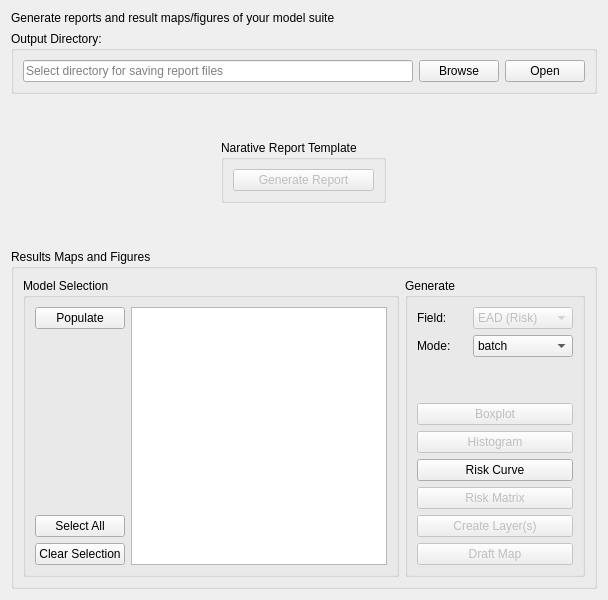
     <widget class="QWidget" name="tab_05_R">
      <attribute name="title">
       <string>Reporting</string>
      </attribute>
      <layout class="QVBoxLayout" name="verticalLayout_27">
       <item>
        <widget class="QLabel" name="label_5">
         <property name="text">
          <string>Generate reports and result maps/figures of your model suite</string>
         </property>
        </widget>
       </item>
       <item>
        <widget class="QGroupBox" name="groupBox_01wd">
         <property name="sizePolicy">
          <sizepolicy hsizetype="Expanding" vsizetype="Fixed">
           <horstretch>0</horstretch>
           <verstretch>0</verstretch>
          </sizepolicy>
         </property>
         <property name="title">
          <string>Output Directory:</string>
         </property>
         <layout class="QHBoxLayout" name="horizontalLayout_27">
          <item>
           <widget class="QLineEdit" name="lineEdit_R_outdir">
            <property name="text">
             <string/>
            </property>
            <property name="placeholderText">
             <string>Select directory for saving report files</string>
            </property>
           </widget>
          </item>
          <item>
           <widget class="QPushButton" name="pushButton_R_browse">
            <property name="text">
             <string>Browse</string>
            </property>
           </widget>
          </item>
          <item>
           <widget class="QPushButton" name="pushButton_R_open">
            <property name="text">
             <string>Open</string>
            </property>
           </widget>
          </item>
         </layout>
        </widget>
       </item>
       <item>
        <spacer name="verticalSpacer_5">
         <property name="orientation">
          <enum>Qt::Vertical</enum>
         </property>
         <property name="sizeHint" stdset="0">
          <size>
           <width>20</width>
           <height>40</height>
          </size>
         </property>
        </spacer>
       </item>
       <item alignment="Qt::AlignHCenter">
        <widget class="QGroupBox" name="groupBox_19">
         <property name="title">
          <string>Narative Report Template</string>
         </property>
         <layout class="QVBoxLayout" name="verticalLayout_30">
          <item>
           <widget class="QPushButton" name="pushButton">
            <property name="enabled">
             <bool>false</bool>
            </property>
            <property name="text">
             <string>Generate Report</string>
            </property>
           </widget>
          </item>
         </layout>
        </widget>
       </item>
       <item>
        <spacer name="verticalSpacer_3">
         <property name="orientation">
          <enum>Qt::Vertical</enum>
         </property>
         <property name="sizeHint" stdset="0">
          <size>
           <width>20</width>
           <height>40</height>
          </size>
         </property>
        </spacer>
       </item>
       <item>
        <widget class="QGroupBox" name="groupBox_11">
         <property name="title">
          <string>Results Maps and Figures</string>
         </property>
         <layout class="QVBoxLayout" name="verticalLayout_12">
          <item>
           <layout class="QHBoxLayout" name="horizontalLayout">
            <item>
             <widget class="QGroupBox" name="groupBox_7">
              <property name="title">
               <string>Model Selection</string>
              </property>
              <layout class="QHBoxLayout" name="horizontalLayout_7">
               <item>
                <layout class="QVBoxLayout" name="verticalLayout_17">
                 <item>
                  <widget class="QPushButton" name="pushButton_R_populate">
                   <property name="text">
                    <string>Populate</string>
                   </property>
                  </widget>
                 </item>
                 <item>
                  <spacer name="verticalSpacer_6">
                   <property name="orientation">
                    <enum>Qt::Vertical</enum>
                   </property>
                   <property name="sizeHint" stdset="0">
                    <size>
                     <width>20</width>
                     <height>40</height>
                    </size>
                   </property>
                  </spacer>
                 </item>
                 <item>
                  <widget class="QPushButton" name="pushButton_R_selectAll">
                   <property name="text">
                    <string>Select All</string>
                   </property>
                  </widget>
                 </item>
                 <item>
                  <widget class="QPushButton" name="pushButton_R_clear">
                   <property name="text">
                    <string>Clear Selection</string>
                   </property>
                  </widget>
                 </item>
                </layout>
               </item>
               <item>
                <widget class="QListView" name="listView_R_modelSelection">
                 <property name="toolTip">
                  <string>Select the models to include</string>
                 </property>
                 <property name="alternatingRowColors">
                  <bool>true</bool>
                 </property>
                </widget>
               </item>
              </layout>
             </widget>
            </item>
            <item alignment="Qt::AlignHCenter">
             <widget class="QGroupBox" name="groupBox_21">
              <property name="title">
               <string>Generate</string>
              </property>
              <layout class="QVBoxLayout" name="verticalLayout_31">
               <item>
                <layout class="QHBoxLayout" name="horizontalLayout_3">
                 <item>
                  <widget class="QLabel" name="label">
                   <property name="sizePolicy">
                    <sizepolicy hsizetype="Fixed" vsizetype="Preferred">
                     <horstretch>0</horstretch>
                     <verstretch>0</verstretch>
                    </sizepolicy>
                   </property>
                   <property name="minimumSize">
                    <size>
                     <width>50</width>
                     <height>0</height>
                    </size>
                   </property>
                   <property name="text">
                    <string>Field:</string>
                   </property>
                  </widget>
                 </item>
                 <item>
                  <widget class="QComboBox" name="comboBox_2">
                   <property name="enabled">
                    <bool>false</bool>
                   </property>
                   <item>
                    <property name="text">
                     <string>EAD (Risk)</string>
                    </property>
                   </item>
                  </widget>
                 </item>
                </layout>
               </item>
               <item>
                <layout class="QHBoxLayout" name="horizontalLayout_14">
                 <item>
                  <widget class="QLabel" name="label_4">
                   <property name="sizePolicy">
                    <sizepolicy hsizetype="Fixed" vsizetype="Preferred">
                     <horstretch>0</horstretch>
                     <verstretch>0</verstretch>
                    </sizepolicy>
                   </property>
                   <property name="minimumSize">
                    <size>
                     <width>50</width>
                     <height>0</height>
                    </size>
                   </property>
                   <property name="text">
                    <string>Mode:</string>
                   </property>
                  </widget>
                 </item>
                 <item>
                  <widget class="QComboBox" name="comboBox_R_mode">
                   <property name="sizePolicy">
                    <sizepolicy hsizetype="Preferred" vsizetype="Fixed">
                     <horstretch>0</horstretch>
                     <verstretch>0</verstretch>
                    </sizepolicy>
                   </property>
                   <property name="minimumSize">
                    <size>
                     <width>100</width>
                     <height>0</height>
                    </size>
                   </property>
                   <item>
                    <property name="text">
                     <string>batch</string>
                    </property>
                   </item>
                   <item>
                    <property name="text">
                     <string>aggregate</string>
                    </property>
                   </item>
                  </widget>
                 </item>
                </layout>
               </item>
               <item>
                <spacer name="verticalSpacer_7">
                 <property name="orientation">
                  <enum>Qt::Vertical</enum>
                 </property>
                 <property name="sizeHint" stdset="0">
                  <size>
                   <width>20</width>
                   <height>40</height>
                  </size>
                 </property>
                </spacer>
               </item>
               <item>
                <widget class="QPushButton" name="pushButton_34">
                 <property name="enabled">
                  <bool>false</bool>
                 </property>
                 <property name="sizePolicy">
                  <sizepolicy hsizetype="Preferred" vsizetype="Fixed">
                   <horstretch>0</horstretch>
                   <verstretch>0</verstretch>
                  </sizepolicy>
                 </property>
                 <property name="text">
                  <string>Boxplot</string>
                 </property>
                </widget>
               </item>
               <item>
                <widget class="QPushButton" name="pushButton_35">
                 <property name="enabled">
                  <bool>false</bool>
                 </property>
                 <property name="sizePolicy">
                  <sizepolicy hsizetype="Preferred" vsizetype="Fixed">
                   <horstretch>0</horstretch>
                   <verstretch>0</verstretch>
                  </sizepolicy>
                 </property>
                 <property name="text">
                  <string>Histogram</string>
                 </property>
                </widget>
               </item>
               <item>
                <widget class="QPushButton" name="pushButton_R_riskCurve">
                 <property name="text">
                  <string>Risk Curve</string>
                 </property>
                </widget>
               </item>
               <item>
                <widget class="QPushButton" name="pushButton_5">
                 <property name="enabled">
                  <bool>false</bool>
                 </property>
                 <property name="text">
                  <string>Risk Matrix</string>
                 </property>
                </widget>
               </item>
               <item>
                <widget class="QPushButton" name="pushButton_36">
                 <property name="enabled">
                  <bool>false</bool>
                 </property>
                 <property name="text">
                  <string>Create Layer(s)</string>
                 </property>
                </widget>
               </item>
               <item>
                <widget class="QPushButton" name="pushButton_37">
                 <property name="enabled">
                  <bool>false</bool>
                 </property>
                 <property name="text">
                  <string>Draft Map</string>
                 </property>
                </widget>
               </item>
              </layout>
             </widget>
            </item>
           </layout>
          </item>
         </layout>
        </widget>
       </item>
      </layout>
     </widget>
